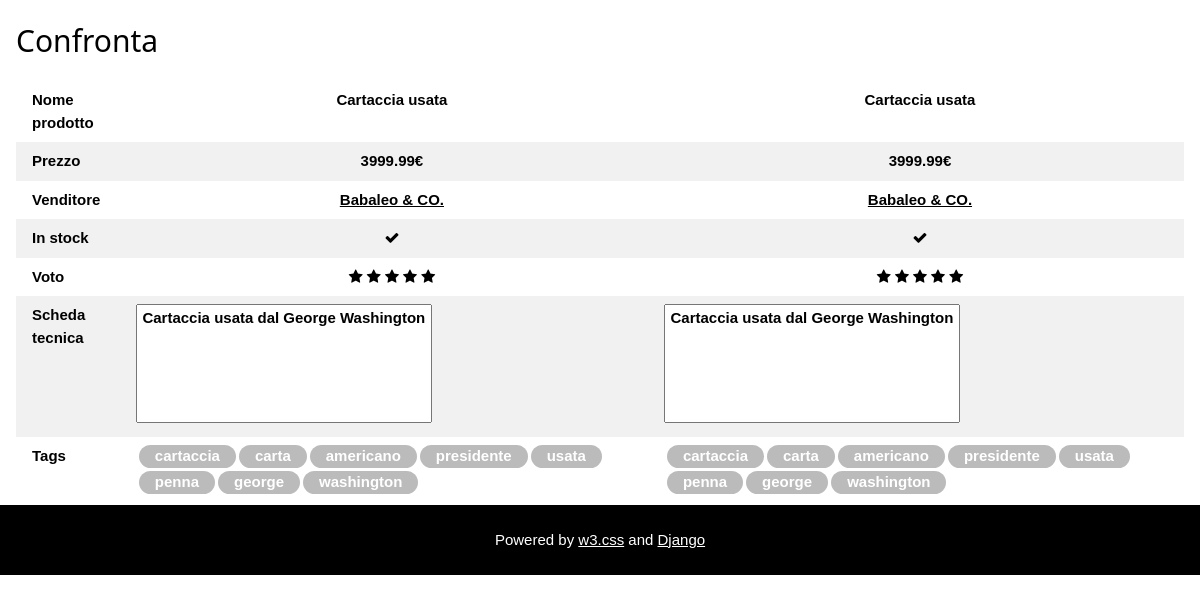
/compare/21-21/ (signed in), run on the app's committed database.
### decommerce/models.py (models this page shows, shortened)
class Product(models.Model):
    name = models.CharField(max_length=100, blank=False)
    category = models.ForeignKey(Category, blank=False, on_delete=models.CASCADE)
    details = models.TextField()
    price = models.DecimalField(max_digits=8, decimal_places=2, validators=[MinValueValidator(0)], blank=False)
    image = models.ImageField(blank=False, upload_to=content_file_name)
    seller = models.ForeignKey(SellerProfile, blank=False, on_delete=models.CASCADE)
    stock = models.PositiveIntegerField()
    added = models.DateTimeField(default=timezone.now)
    tags = models.ManyToManyField(Tag, blank=True)
    def calculateAverageVotes(self):
        reviews = ProductReview.objects.filter(product=self)
        if not reviews.exists():
            return -1
        else:
            return sum([rev.stars for rev in reviews]) / reviews.count()
    stars_avg = property(calculateAverageVotes)
    def productAvailable(self):
        return self.stock > 0
    product_available = property(productAvailable)
    def tags_as_string(self):
        return ", ".join([tag.tag for tag in self.tags.all()])
    tags_as_string = property(tags_as_string)
    class Meta:
        verbose_name = _('product')

class SellerProfile(models.Model):
    user = models.OneToOneField(User, on_delete=models.CASCADE, primary_key=True)
    store_name = models.CharField(max_length=40, unique=True, blank=False)
    def calculateAverageVotes(self):
        reviews = SellerReview.objects.filter(seller=self)
        if not reviews.exists():
            return -1
        sum = 0
        for rev in reviews:
            sum += rev.stars
        return sum / reviews.count()
    star_avg = property(calculateAverageVotes)
    class Meta:
        verbose_name = _('seller profile')

class Tag(models.Model):
    tag = models.CharField(max_length=30, unique=True)
    def __str__(self):
        return self.tag

### decommerce/views.py (the view)
# urls.py: url(r'^compare/(?P<id_1>[0-9]+)-(?P<id_2>[0-9]+)/$', views.compare_products, name='compare_products'),
@login_required
def compare_products(request, id_1, id_2):
    product_1 = get_object_or_404(Product, pk=id_1)
    product_2 = get_object_or_404(Product, pk=id_2)
    context = {'product_1':product_1, 'product_2':product_2}
    return render(request, 'decommerce/compare_products.html', context)

### decommerce/context_processor.py (called while the page is built)
def base_context(request):
    context = {'categories': Category.objects.all()}
    user = request.user
    if request.user.is_authenticated() and UserProfile.objects.filter(user = user).exists():
        buyer = UserProfile.objects.get(user = user)
        cart = []
        for item in buyer.cart.all():
            if item.product in cart:
                product = list.pop()
        context.update({'cart': buyer.cart.all(), 'cart_total': buyer.cart_total})
    return context

### decommerce/models.py (called while the page is built)
    def cartTotal(self):
        return sum([item.product.price * item.quantity for item in self.cart.all()])

### decommerce/templates/decommerce/compare_products.html (shortened to what this page needs)
{% extends 'decommerce/base.html' %}
{% block top_title %}Confronta{% endblock %}
{% block content %}
    <div class="w3-container">
    <table class="w3-table w3-striped">
        <tr>
            <th>Nome prodotto</th>
            <th class="w3-center">{{ product_1.name|truncatechars:40 }}</th>
            <th class="w3-center">{{ product_2.name|truncatechars:40 }}</th>
        </tr>
        <tr>
            <th><b>Prezzo</b></th>
            <th class="w3-center">{{ product_1.price }}€</th>
            <th class="w3-center">{{ product_2.price }}€</th>
        </tr>
        <tr>
            <th><b>Venditore</b></th>
            <th class="w3-center"><a href="{% url 'decommerce:profile' product_1.seller.user.id %}">{{ product_1.seller.store_name }}</a></th>
            <th class="w3-center"><a href="{% url 'decommerce:profile' product_2.seller.user.id %}">{{ product_2.seller.store_name }}</a></th>
        </tr>
        <tr>
            <th><b>In stock</b></th>
            <th class="w3-center">{% if product_1.product_available %}<i class="fa fa-check"></i>{% else %}<i class="fa fa-times"></i>{% endif %}</th>
            <th class="w3-center">{% if product_2.product_available %}<i class="fa fa-check"></i>{% else %}<i class="fa fa-times"></i>{% endif %}</th>
        </tr>
        <tr>
            <th><b>Voto</b></th>
            <th class="w3-center">{% with ''|center:5 as range %}{% for i in range %}
                        {% if forloop.counter <= product_1.stars_avg %}
                            <i class="fa fa-star"></i>
                        {% else %}
                            <i class="fa fa-star-o"></i>
                        {% endif %}
                    {% endfor %}
                {% endwith %}</th>
            <th class="w3-center">{% with ''|center:5 as range %}
                    {% for i in range %}
                        {% if forloop.counter <= product_2.stars_avg %}
                            <i class="fa fa-star"></i>
                        {% else %}
                            <i class="fa fa-star-o"></i>
                        {% endif %}
                    {% endfor %}
                {% endwith %}</th>
        </tr>
        <tr>
            <th><b>Scheda tecnica</b></th>
            <th><textarea readonly rows="5" cols="30" style="resize: none; text-align: center" >{{ product_1.details }}</textarea></th>
            <th><textarea readonly rows="5" cols="30" style="resize: none; text-align: center" >{{ product_2.details }}</textarea></th>
        </tr>
        <tr>
            <th>Tags</th>
            <th>{% for tag in product_1.tags.all %}<div class="w3-container w3-gray w3-text-white w3-round-xxlarge"
                                                        style="float: left; margin-left: 3px; margin-bottom: 3px">{{ tag }}</div>{% endfor %}</th>
            <th>{% for tag in product_2.tags.all %}<div class="w3-container w3-gray w3-text-white w3-round-xxlarge"
                                                        style="float: left; margin-left: 3px; margin-bottom: 3px">{{ tag }}</div>{% endfor %}</th>
        </tr>
    </table>
    </div>
{% endblock %}

### decommerce/static/decommerce/w3.css (style rules this page uses)
html { box-sizing:border-box }
*,*:before,*:after { box-sizing:inherit }
html { -ms-text-size-adjust:100%;-webkit-text-size-adjust:100% }
body { margin:0 }
a { background-color:transparent;-webkit-text-decoration-skip:objects }
button,input,select,textarea { font:inherit;margin:0 }
textarea { overflow:auto }
html,body { font-family:Verdana,sans-serif;font-size:15px;line-height:1.5 }
html { overflow-x:hidden }
a { color:inherit }
.w3-table,.w3-table-all { border-collapse:collapse;border-spacing:0;width:100%;display:table }
.w3-striped tbody tr:nth-child(even) { background-color:#f1f1f1 }
.w3-table td,.w3-table th,.w3-table-all td,.w3-table-all th { padding:8px 8px;display:table-cell;text-align:left;vertical-align:top }
.w3-table th:first-child,.w3-table td:first-child,.w3-table-all th:first-child,.w3-table-all td:first-child { padding-left:16px }
.w3-container:after,.w3-container:before,.w3-panel:after,.w3-panel:before,.w3-row:after,.w3-row:before,.w3-row-padding:after,.w3-row-padding:before, .w3-cell-row:before,.w3-cell-row:after,.w3-clear:after,.w3-clear:before,.w3-bar:before,.w3-bar:after { content:"";display:table;clear:both }
.w3-content { max-width:980px;margin:auto }
.w3-round-xxlarge { border-radius:32px }
.w3-container,.w3-panel { padding:0.01em 16px }
.w3-center { text-align:center!important }
.w3-grey,.w3-hover-grey:hover,.w3-gray,.w3-hover-gray:hover { color:#000!important;background-color:#bbb!important }
.w3-text-white,.w3-hover-text-white:hover { color:#fff!important }

### decommerce/static/decommerce/base.css (style rules this page uses)
body, h1, h2, h3, h4, h5, h6, .w3-wide { font-familiy: "Montserrat", sans-serif; }

### data on the page
Product: name "Cartaccia usata", price "3999.99", seller.store_name "Babaleo & CO.", details "Cartaccia usata dal George Washington"
Tag: tag "cartaccia"
Tag: tag "carta"
Tag: tag "americano"
Tag: tag "presidente"
Tag: tag "usata"
Tag: tag "penna"
Tag: tag "george"
Tag: tag "washington"
